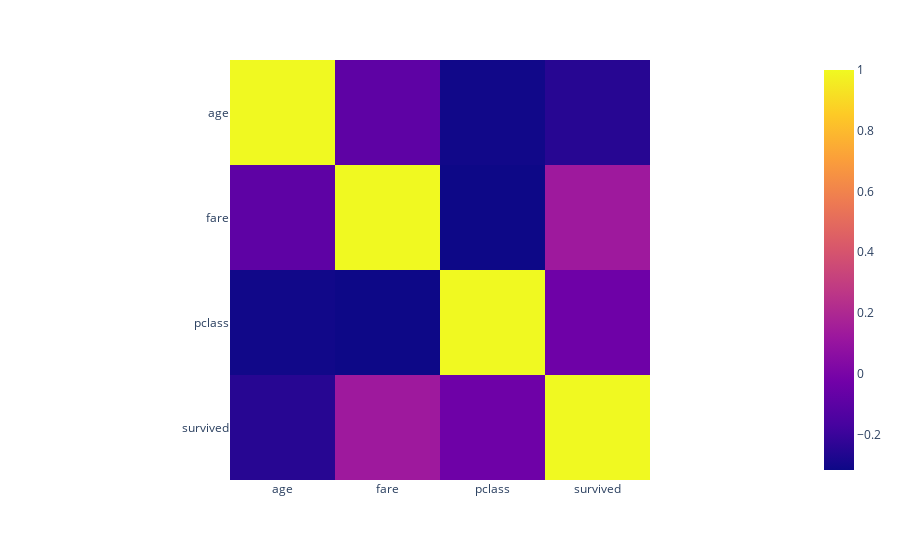

Notebook cell for this chart:
### Code cell
fig = px.imshow(df[['age','fare','pclass','survived']].corr())
fig.show()

### Figure 1 — Plotly figure (JSON) as saved in the notebook; plotly's stock layout.template omitted (floating-point values rounded to 4 significant figures)
{"data": [{"coloraxis": "coloraxis", "hovertemplate": "x: %{x}<br>y: %{y}<br>color: %{z}<extra></extra>", "name": "0", "type": "heatmap", "x": ["age", "fare", "pclass", "survived"], "xaxis": "x", "y": ["age", "fare", "pclass", "survived"], "yaxis": "y", "z": [[1, -0.09073, -0.3057, -0.251], [-0.09073, 1, -0.3168, 0.1306], [-0.3057, -0.3168, 1, -0.0377], [-0.251, 0.1306, -0.0377, 1]]}], "layout": {"coloraxis": {"colorscale": [[0, "#0d0887"], [0.1111, "#46039f"], [0.2222, "#7201a8"], [0.3333, "#9c179e"], [0.4444, "#bd3786"], [0.5556, "#d8576b"], [0.6667, "#ed7953"], [0.7778, "#fb9f3a"], [0.8889, "#fdca26"], [1, "#f0f921"]]}, "margin": {"t": 60}, "xaxis": {"anchor": "y", "constrain": "domain", "domain": [0, 1], "scaleanchor": "y"}, "yaxis": {"anchor": "x", "autorange": "reversed", "constrain": "domain", "domain": [0, 1]}}}
